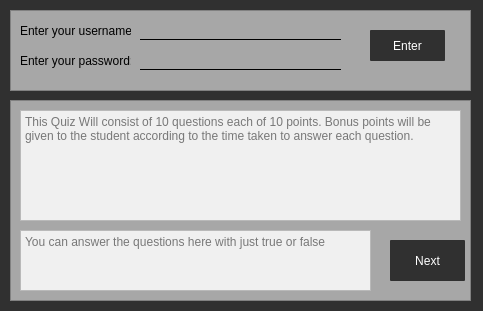
<?xml version="1.0" encoding="UTF-8"?>
<ui version="4.0">
 <class>Dialog</class>
 <widget class="QDialog" name="Dialog">
  <property name="geometry">
   <rect>
    <x>0</x>
    <y>0</y>
    <width>483</width>
    <height>311</height>
   </rect>
  </property>
  <property name="windowTitle">
   <string>Dialog</string>
  </property>
  <property name="styleSheet">
   <string notr="true">QPushButton
{
	background:#3030303;
	border-radius:1px;
	cursor:pointer;
	color:#ffffff
}
QLineEdit
{
	background:#transparent;
	border:none;
	border-bottom:1px solid black;
}
QDialog
{
	background:#303030;
}
</string>
  </property>
  <widget class="QFrame" name="frame">
   <property name="geometry">
    <rect>
     <x>10</x>
     <y>10</y>
     <width>461</width>
     <height>81</height>
    </rect>
   </property>
   <property name="autoFillBackground">
    <bool>false</bool>
   </property>
   <property name="styleSheet">
    <string notr="true">background-color: rgb(138, 138, 138);
background-color: rgb(167, 167, 167);</string>
   </property>
   <property name="frameShape">
    <enum>QFrame::StyledPanel</enum>
   </property>
   <property name="frameShadow">
    <enum>QFrame::Raised</enum>
   </property>
   <widget class="QLineEdit" name="edit_name">
    <property name="geometry">
     <rect>
      <x>130</x>
      <y>10</y>
      <width>201</width>
      <height>20</height>
     </rect>
    </property>
   </widget>
   <widget class="QLineEdit" name="edit_password">
    <property name="geometry">
     <rect>
      <x>130</x>
      <y>40</y>
      <width>201</width>
      <height>20</height>
     </rect>
    </property>
   </widget>
   <widget class="QPushButton" name="btn_enter">
    <property name="geometry">
     <rect>
      <x>360</x>
      <y>20</y>
      <width>75</width>
      <height>31</height>
     </rect>
    </property>
    <property name="autoFillBackground">
     <bool>false</bool>
    </property>
    <property name="styleSheet">
     <string notr="true">background-color: rgb(48, 48, 48);</string>
    </property>
    <property name="text">
     <string>Enter</string>
    </property>
   </widget>
   <widget class="QLabel" name="label_name">
    <property name="geometry">
     <rect>
      <x>10</x>
      <y>10</y>
      <width>111</width>
      <height>21</height>
     </rect>
    </property>
    <property name="text">
     <string>Enter your username:</string>
    </property>
   </widget>
   <widget class="QLabel" name="label_password">
    <property name="geometry">
     <rect>
      <x>10</x>
      <y>40</y>
      <width>111</width>
      <height>21</height>
     </rect>
    </property>
    <property name="text">
     <string>Enter your password:</string>
    </property>
   </widget>
   <zorder>edit_name</zorder>
   <zorder>edit_password</zorder>
   <zorder>label_name</zorder>
   <zorder>label_password</zorder>
   <zorder>btn_enter</zorder>
  </widget>
  <widget class="QFrame" name="frame_2">
   <property name="geometry">
    <rect>
     <x>10</x>
     <y>100</y>
     <width>461</width>
     <height>201</height>
    </rect>
   </property>
   <property name="styleSheet">
    <string notr="true">background-color: rgb(179, 187, 255);
background-color: rgb(167, 167, 167);

</string>
   </property>
   <property name="frameShape">
    <enum>QFrame::StyledPanel</enum>
   </property>
   <property name="frameShadow">
    <enum>QFrame::Raised</enum>
   </property>
   <widget class="QTextEdit" name="textEdit_question">
    <property name="geometry">
     <rect>
      <x>10</x>
      <y>10</y>
      <width>441</width>
      <height>111</height>
     </rect>
    </property>
    <property name="styleSheet">
     <string notr="true">background-color: rgb(240, 240, 240);</string>
    </property>
    <property name="placeholderText">
     <string>This Quiz Will consist of 10 questions each of 10 points. Bonus points will be given to the student according to the time taken to answer each question.</string>
    </property>
   </widget>
   <widget class="QTextEdit" name="textEdit_answer">
    <property name="geometry">
     <rect>
      <x>10</x>
      <y>130</y>
      <width>351</width>
      <height>61</height>
     </rect>
    </property>
    <property name="styleSheet">
     <string notr="true">background-color: rgb(240, 240, 240);</string>
    </property>
    <property name="placeholderText">
     <string>You can answer the questions here with just true or false</string>
    </property>
   </widget>
   <widget class="QPushButton" name="btn_next">
    <property name="geometry">
     <rect>
      <x>380</x>
      <y>140</y>
      <width>75</width>
      <height>41</height>
     </rect>
    </property>
    <property name="styleSheet">
     <string notr="true">background-color: rgb(48, 48, 48);
background-color: rgb(48, 48, 48);</string>
    </property>
    <property name="text">
     <string>Next</string>
    </property>
   </widget>
  </widget>
 </widget>
 <resources/>
 <connections/>
</ui>
